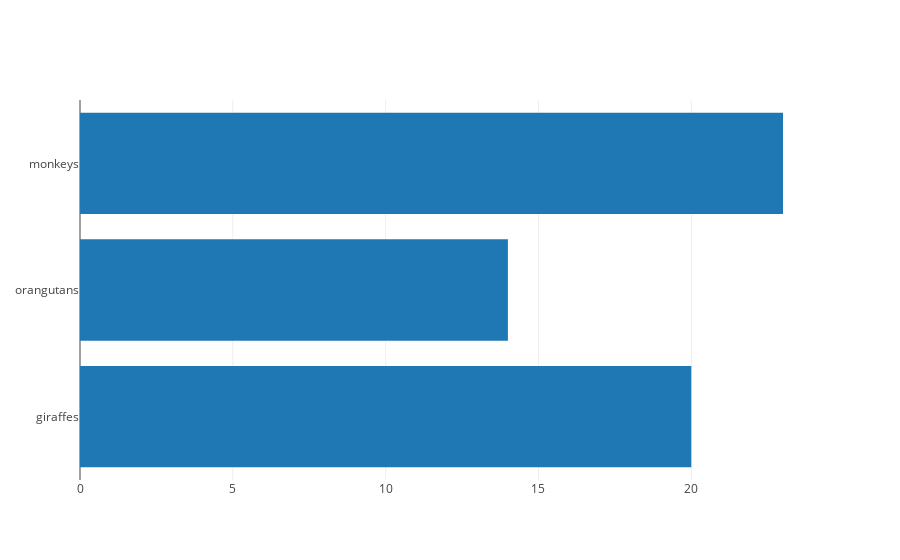

This figure's notebook cell:
### Code cell
data = [go.Bar(
            x=[20, 14, 23],
            y=['giraffes', 'orangutans', 'monkeys'],
            orientation = 'h'
)]

py.iplot(data)

### Figure 1 — Plotly figure (JSON) as saved in the notebook; plotly's stock layout.template omitted (floating-point values rounded to 4 significant figures)
{"data": [{"orientation": "h", "type": "bar", "uid": "75258b5d-4d44-4cff-a820-2eb6b29d149f", "x": [20, 14, 23], "y": ["giraffes", "orangutans", "monkeys"]}], "layout": {"autosize": true, "xaxis": {"autorange": true, "range": [0, 24.21], "type": "linear"}, "yaxis": {"autorange": true, "range": [-0.5, 2.5], "type": "category"}}}
